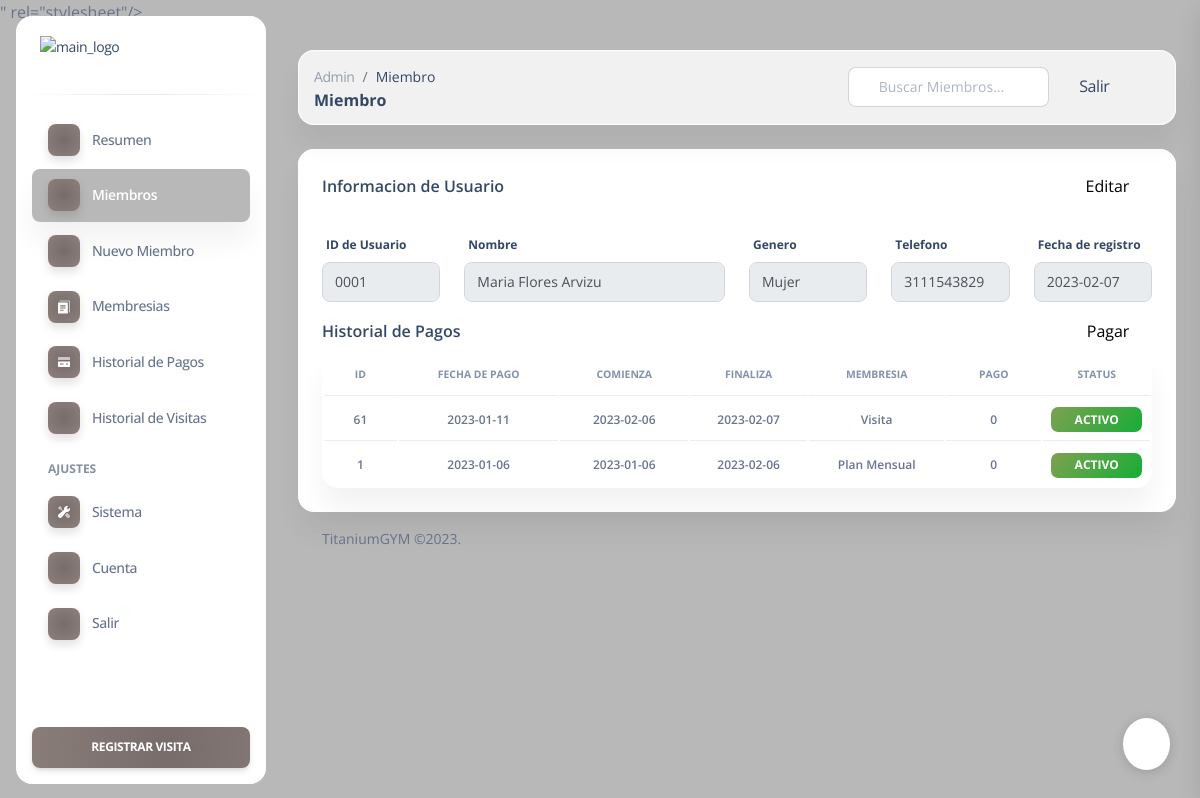
The app's page /dashboard/admin/view_member.php?id=0001 (signed in) with its own data.
### tables this page shows
CREATE TABLE `users` (
  `userid` int(4) UNSIGNED ZEROFILL NOT NULL,
  `username` varchar(40) NOT NULL,
  `gender` varchar(8) NOT NULL,
  `phone` varchar(15) NOT NULL,
  `dob` varchar(10) NOT NULL,
  `joining_date` varchar(10) NOT NULL
);

CREATE TABLE `enrolls_to` (
  `et_id` int(5) NOT NULL,
  `pid` varchar(8) NOT NULL,
  `paid_date` varchar(15) DEFAULT NULL,
  `expire` varchar(15) DEFAULT NULL,
  `startDate` varchar(15) NOT NULL,
  `uid` int(4) UNSIGNED ZEROFILL DEFAULT NULL,
  `amount` int(10) NOT NULL
);

CREATE TABLE `plan` (
  `pid` varchar(8) NOT NULL,
  `planName` varchar(20) NOT NULL,
  `description` varchar(200) NOT NULL,
  `validity` varchar(20) NOT NULL,
  `amount` int(10) NOT NULL,
  `active` varchar(255) DEFAULT NULL,
  `planType` varchar(2) NOT NULL
);

### dashboard/admin/view_member.php (the view, shortened to what this page needs)
<?php
require '../../include/db_conn.php';
$backgroundColor =  $_SESSION['backgroundColor'];
if (isset($_GET['id'])) {
    $memid = $_GET['id'];
?>
<!DOCTYPE html>
<html lang="es">
<head>
	<link href="<link href="../assets/css/font-awesome.css" rel="stylesheet"/>" rel="stylesheet"/>
	<link href="../assets/css/nucleo-icons.css" rel="stylesheet" />
	<link href="../assets/css/nucleo-svg.css" rel="stylesheet" />
	<link href="../assets/css/nucleo-svg.css" rel="stylesheet" />
	<link id="pagestyle" href="../assets/css/soft-ui-dashboard.css?v=1.0.6" rel="stylesheet" />
</head>
<body class="g-sidenav-show  bg-gray-100" style="<?php echo "background:$backgroundColor !important;"?>">
	<?php $active = 'members'; include 'components/menu.php'; ?>
	<main class="main-content position-relative max-height-vh-100 h-100 border-radius-lg ps ">
		<?php $titlePage = 'Miembro'; include 'components/navbar.php'; ?>
		<div class="container-fluid py-4">
			<div class="row ">
				<div class="col-lg-12 col-md-6 mb-md-0 mb-4">
					<div class="card">
						<div class="card-header pb-0">
							<div style="display: flex; justify-content: space-between;">
								<h6>Informacion de Usuario</h6>
								<form action='edit_member.php' method='post'>
									<button type='submit' style='border: 0; background: none;'>
										<span>Editar <i class="fa-solid fa-user-pen"></i> </span>
									</button>
								</form>
							</div>
								<?php
									$query  = "SELECT * FROM users WHERE userid='$memid'";
									$result = mysqli_query($con, $query);
									$name="";
									$gender="";
									if (mysqli_affected_rows($con) == 1) {
										while ($row = mysqli_fetch_array($result, MYSQLI_ASSOC)) {
											$uid    = $row['userid'];
											$name    = $row['username'];
											$gender =$row['gender'];
											$dob	 = $row['dob'];
											$phone    = $row['phone'];
											$query1  = "SELECT enrolls_to.pid, enrolls_to.amount, enrolls_to.et_id, enrolls_to.paid_date, enrolls_to.startDate, enrolls_to.expire, plan.planName FROM enrolls_to INNER JOIN plan ON enrolls_to.pid = plan.pid WHERE enrolls_to.uid = '$uid' AND enrolls_to.pid = plan.pid ORDER BY enrolls_to.et_id DESC ";
											$result1 = mysqli_query($con, $query1);
											if (mysqli_num_rows($result) > 0) {
												$dataPayments = array();
												while ($row1 = mysqli_fetch_array($result1, MYSQLI_ASSOC)) {
													$payment= $row1;
													array_push($dataPayments, $payment);
												}
											}
										}
									} else{
										echo "<html><head><script>alert('Cambio Insatisfactorio');</script></head></html>";
										echo mysqli_error($con);
									}
								?>
						</div>
						<div class="card" style="background: transparent; box-shadow: none;">
									<div class="card-body">
										<div class="row">
											<div class="col-12">
												<form id="form1" name="form1" method="post" class="a1-container"
													action="edit_mem_submit.php">
													<div class="row">
														<div class="col-md-2">
															<div class="form-group">
																<label for="example-text-input" class="form-control-label">ID de Usuario</label>
																<input class="form-control"  id="boxxe" type="text" name="uid" value="<?php echo $memid?>" readonly required />
															</div>
														</div>
														<div class="col-md-4">
															<div class="form-group">
																<label for="example-search-input" class="form-control-label">Nombre</label>
																<input class="form-control" type="text" placeholder="Nombre del nuevo miembro"
																name="uname" id="boxxe" value="<?php echo $name?>" readonly>
															</div>
														</div>
														<div class="col-md-2">
															<div class="form-group">
																<label for="example-email-input" class="form-control-label">Genero</label>
																<input type="text" class="form-control" value="<?php echo $gender?>" readonly>
															</div>
														</div>
														<div class="col-md-2">
															<div class="form-group">
																<label for="example-tel-input" class="form-control-label">Telefono</label>
																<input class="form-control" type="tel" name="phone" placeholder="Numero a 10 digitos" value='<?php echo $phone ?>' id="example-tel-input" onfocus="focused(this)" onfocusout="defocused(this)" readonly>
															</div>
														</div>
														<div class="col-md-2">
															<div class="form-group">
																<label for="example-tel-input" class="form-control-label">Fecha de registro</label>
																<input class="form-control" type="tel" name="phone" placeholder="Numero a 10 digitos" value='<?php echo $dob ?>' id="example-tel-input" onfocus="focused(this)" onfocusout="defocused(this)" readonly>
															</div>
														</div>
													</div>
												</form>
												<div style="display: flex; justify-content: space-between;">
													<h6>Historial de Pagos</h6>
													<form action='make_payments.php' method='post' style="cursor:pointer;">
														<button type='submit' style='border: 0; background: none;'>
															<span>Pagar <i class="fa-solid fa-money-check-dollar"></i> </span>
														</button>
													</form>
												</div>
												<div class="card">
													<div class="table-responsive">
														<table class="table align-items-center mb-0">
														<thead>
															<tr>
															<th class="text-center text-uppercase text-secondary text-xxs font-weight-bolder">ID</th>
															<th class="text-center text-uppercase text-secondary text-xxs font-weight-bolder">Fecha de Pago</th>
															<th class="text-center text-uppercase text-secondary text-xxs font-weight-bolder">Comienza</th>
															<th class="text-center text-uppercase text-secondary text-xxs font-weight-bolder">Finaliza</th>
															<th class="text-center text-uppercase text-secondary text-xxs font-weight-bolder">Membresia</th>
															<th class="text-center text-uppercase text-secondary text-xxs font-weight-bolder">Pago</th>
															<th class="text-center text-uppercase text-secondary text-xxs font-weight-bolder">Status</th>
														</tr>
														</thead>
														<tbody>
															<?php
																foreach($dataPayments as $dataPayment) {
																	$paymentId =  $dataPayment['et_id'];
																	$payDate =  $dataPayment['paid_date'];
																	$planStart =  $dataPayment['startDate'];
																	$planEnd =  $dataPayment['expire'];
																	$planName =  $dataPayment['planName'];
																	$amount =  $dataPayment['amount'];
																	$today = date('Y/m/d');
																	$timestamp1 = strtotime($planEnd);
																	$timestamp2 = strtotime($today);
																	if (date('Ymd', $timestamp1) <= date('Ymd', $timestamp2)) {
																		$memberStatus = false;
																		$statusString = "Expirado";
																		$statusClass = "bg-gradient-danger";
																	} else {
																		$statusString = "Activo";
																		$statusClass = "bg-gradient-success";
																	}
																	echo "<tr>
																			<td>
																				<p class='text-center text-xs font-weight-bold mb-0'>$paymentId </p>
																			</td>
																			<td>
																				<p class='text-center text-xs font-weight-bold mb-0'>$payDate </p>
																			</td>
																			<td>
																				<p class='text-center text-xs font-weight-bold mb-0'>$planStart </p>
																			</td>
																			<td>
																				<p class='text-center text-xs font-weight-bold mb-0'>$planEnd </p>
																			</td>
																			<td>
																				<p class='text-center text-xs font-weight-bold mb-0'>$planName </p>
																			</td>
																			<td>
																				<p class='text-center text-xs font-weight-bold mb-0'>$amount </p>
																			</td>
																			<td class='text-center'>
																				<span class='badge badge-sm w-100 $statusClass'>$statusString</span>
																			</td>
																		</tr>
																	";
																}
															?>
														</tbody>
														</table>
													</div>
												</div>
											</div>
										</div>
									</div>
								</div>
					</div>
				</div>
			</div>
			<?php include 'components/footer.php';?>
		</div>
	</main>
	<?php include 'components/fixed_plugin.php';?>
</body>
</html>
<?php
} else {
}
?>

### records on screen
users: uname "Maria Flores Arvizu", gender "Mujer", phone "3111543829", phone "2023-02-07"
enrolls_to: et_id "61", paid_date "2023-01-11", startDate "2023-02-06", expire "2023-02-07", pid.planName "Visita", amount "0", expire "ACTIVO"
enrolls_to: et_id "1", paid_date "2023-01-06", startDate "2023-01-06", expire "2023-02-06", pid.planName "Plan Mensual", amount "0", expire "ACTIVO"

### other values on screen
$titlePage "Miembro"
$_SESSION['siteTitle'] "TitaniumGYM"
